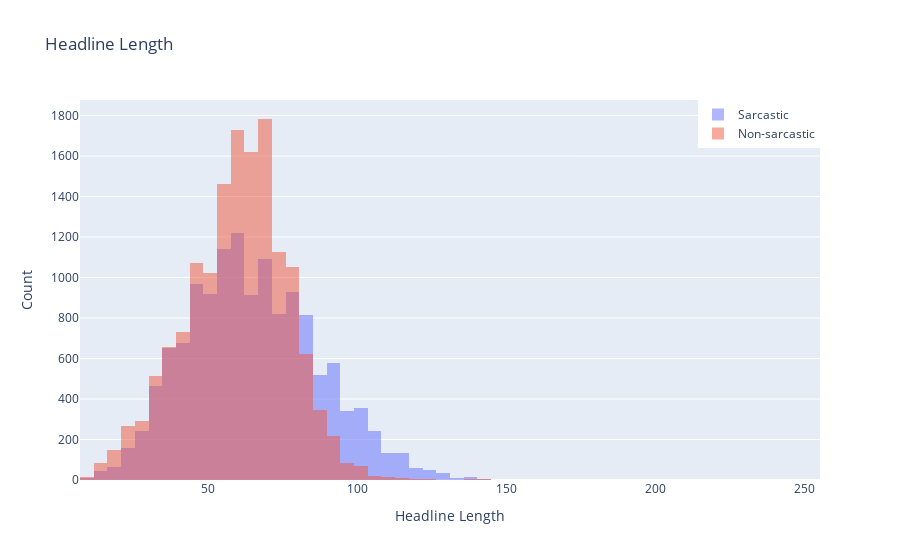

The code cell stored with this chart in its notebook:
### Markdown cell above
## Plotly graphs of headline length

### Code cell
import plotly.graph_objs as go
from plotly.offline import plot

df['headline_length'] = df['headline'].apply(len)
df['word count'] = df['headline'].apply(lambda x: len(x.split()))

average_length = df['headline_length'].mean()
average_word_count = df['word count'].mean()

print(f'Average length of headlines: {average_length:.2f}')
print(f'Average word count of headlines: {average_word_count:.2f}')

# make plot of average headline lenght for sarcastic and non-sarcastic headlines

sarcastic = df[df['is_sarcastic'] == 1]
non_sarcastic = df[df['is_sarcastic'] == 0]

# Determine the global minimum and maximum headline lengths to set consistent bins
global_min = min(min(sarcastic['headline_length']), min(non_sarcastic['headline_length']))
global_max = max(max(sarcastic['headline_length']), max(non_sarcastic['headline_length']))

# Define the bin size and edges
bin_size = (global_max - global_min) / 200
bin_edges = [global_min + x * bin_size for x in range(21)]

sarcastic_histogram = go.Histogram(
    x=sarcastic['headline_length'],
    opacity=0.5,
    name='Sarcastic',
    xbins=dict(
        start=global_min,
        end=global_max,
        size=bin_size
    )
)

non_sarcastic_histogram = go.Histogram(
    x=non_sarcastic['headline_length'],
    opacity=0.5,
    name='Non-sarcastic',
    xbins=dict(
        start=global_min,
        end=global_max,
        size=bin_size
    )
)

data = [sarcastic_histogram, non_sarcastic_histogram]

layout = go.Layout(
    title='Headline Length',
    xaxis=dict(title='Headline Length'),
    yaxis=dict(title='Count'),
    barmode='overlay',
    legend=dict(x=1, y=1, xanchor='right', yanchor='top')
)

fig = go.Figure(data=data, layout=layout)
fig.show()

### Figure 1 — Plotly figure (JSON) as saved in the notebook; plotly's stock layout.template omitted (floating-point values rounded to 4 significant figures; data arrays with more than 128 entries replaced by an {"elided": "..."} marker saying what was removed)
{"data": [{"name": "Sarcastic", "opacity": 0.5, "type": "histogram", "x": {"elided": "13634 int values"}, "xbins": {"end": 926, "size": 4.595, "start": 7}}, {"name": "Non-sarcastic", "opacity": 0.5, "type": "histogram", "x": {"elided": "14985 int values"}, "xbins": {"end": 926, "size": 4.595, "start": 7}}], "layout": {"barmode": "overlay", "legend": {"x": 1, "xanchor": "right", "y": 1, "yanchor": "top"}, "title": {"text": "Headline Length"}, "xaxis": {"title": {"text": "Headline Length"}}, "yaxis": {"title": {"text": "Count"}}}}
